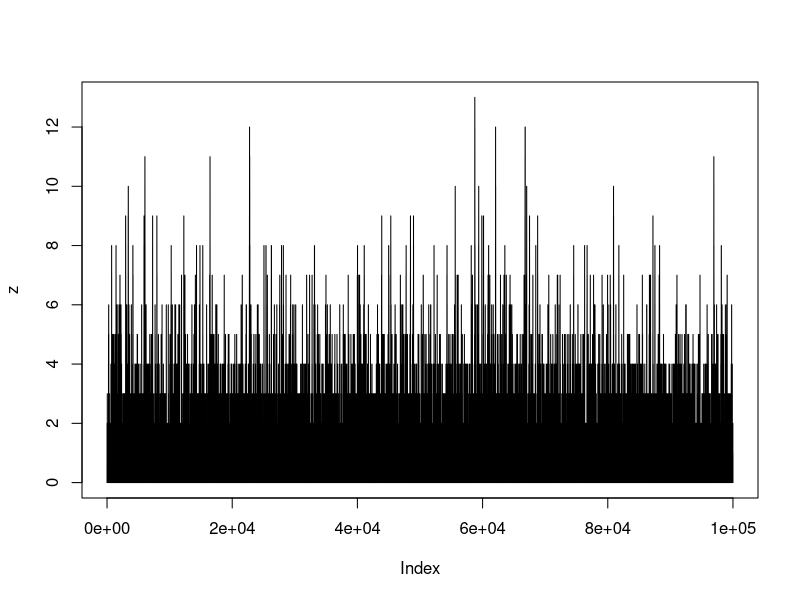
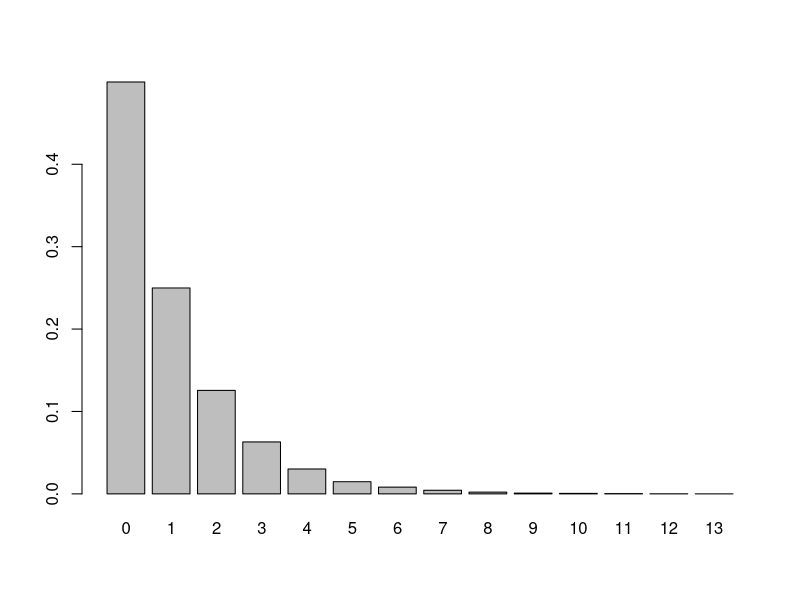

Source code (R) for these figures, in order:
## ---- chunk 1
z <- 0
for (i in 2:100000) {
  u <- runif(1)
  j <- (u>0.75) - ifelse(z[i-1]==0, 0, (u<0.5))
  z[i] <- z[i-1] + j
}
plot(z, type="l")
barplot(prop.table(table(z)))
## ---- chunk 2
p <- matrix(0, nrow=20, ncol=20)
p[1,1] <- 3/4
p[1,2] <- 1/4
for (j in 2:19) {
  p[j,j-1] <- 1/2
  p[j,j]   <- 1/4
  p[j,j+1] <- 1/4
}
p[20, 19] <- 1/2
p[20, 20] <- 1/2

px <- p %*% p

for (j in 2:1000) {
  px <- p %*% px
}
print(round(px[1, ], 4))
